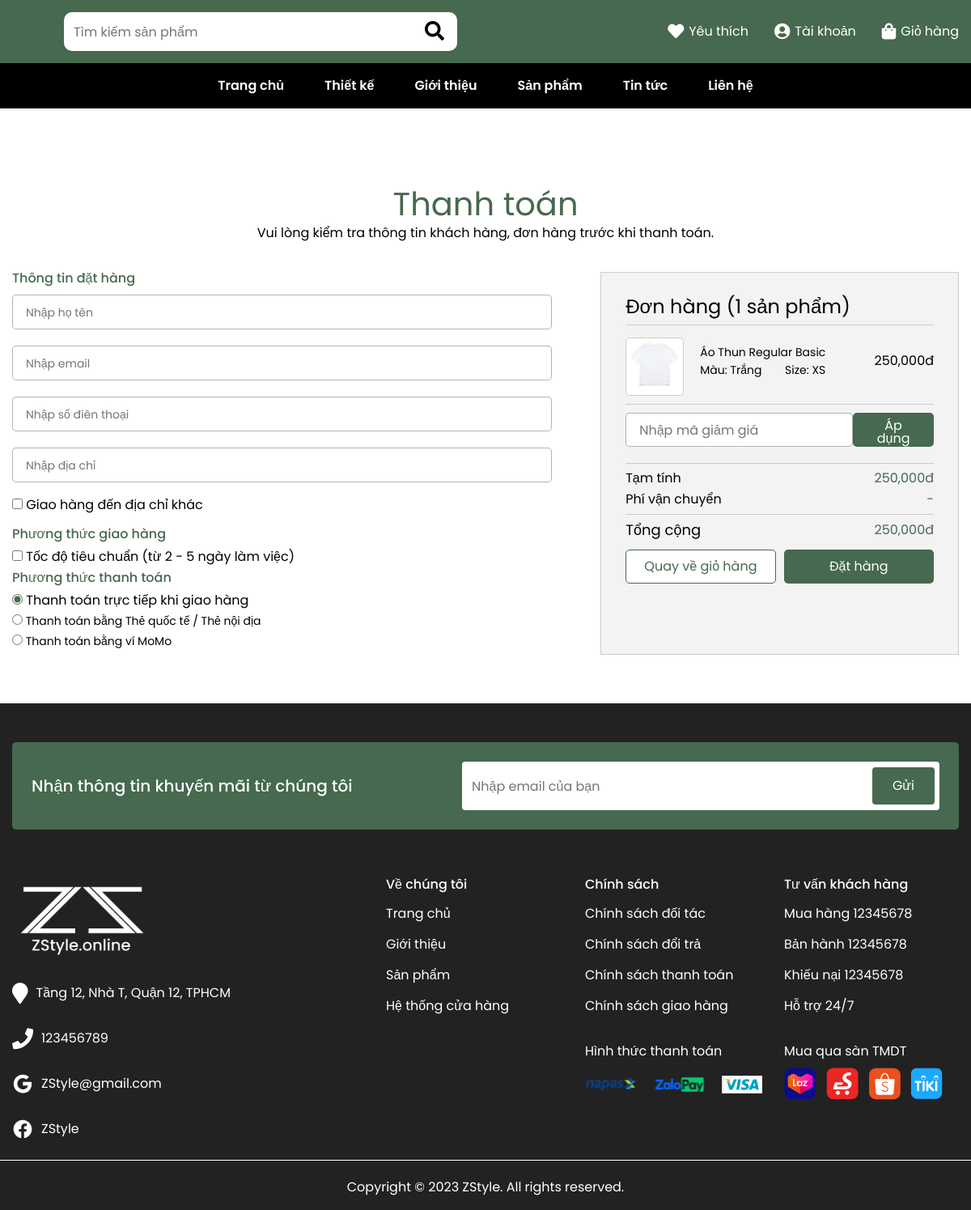
/index.php?pg=checkout&id=1, run on the app's committed database.
### tables this page shows
CREATE TABLE `product` (
  `id` int(5) NOT NULL,
  `ma_sanpham` varchar(10) NOT NULL,
  `name` varchar(100) NOT NULL,
  `price` double(10,2) NOT NULL DEFAULT 0.00,
  `priceold` double(10,2) NOT NULL DEFAULT 0.00,
  `hot` tinyint(1) NOT NULL DEFAULT 0,
  `noibat` tinyint(1) NOT NULL DEFAULT 0,
  `chitiet` varchar(1000) DEFAULT NULL,
  `gioitinh` tinyint(1) DEFAULT 0,
  `idcatalog` int(3) NOT NULL,
  `bestsell` tinyint(1) NOT NULL DEFAULT 0,
  `view` int(6) NOT NULL DEFAULT 0,
  `trend` tinyint(1) NOT NULL DEFAULT 0
);

### model/connectdb.php (called while the page is built, shortened)
<?php
function pdo_get_connection(){
   $dburl = "mysql:host=localhost;dbname=zstyle;charset=utf8";
   $username = 'root';
   $password = '';
   $conn = new PDO($dburl, $username, $password);
   $conn->setAttribute(PDO::ATTR_ERRMODE, PDO::ERRMODE_EXCEPTION);
   return $conn;
}
function pdo_query_one($sql){
   $sql_args = array_slice(func_get_args(), 1);
   try{
       $conn = pdo_get_connection();
       $stmt = $conn->prepare($sql);
       $stmt->execute($sql_args);
       $row = $stmt->fetch(PDO::FETCH_ASSOC);
       return $row;
   }
   catch(PDOException $e){
       throw $e;
   }
   finally{
       unset($conn);
   }
}
?>

### model/detail.php (called while the page is built, shortened)
<?php
    function getproductdetail($idproduct){
        $sql = "SELECT * FROM product WHERE id=?";
        return pdo_query_one($sql, $idproduct);
    }
?>

### view/checkout.php (the view, shortened to what this page needs)
<?php
  $html_product_checkout='';
  $tongtien=0;
  $tongsoluong=0;
  if(isset($_SESSION['giohang'])){
    foreach ($_SESSION['giohang'] as $item) {
      extract($item);
      $tongsoluong+=$soluong;
      $tongtien+=$soluong*$price;
      if($soluong==1){
        $soluong='';
      }else{
        $soluong='<div class="checkout-right-quantity">
        <span class="number">'.$soluong.'</span>
      </div>';
      }
      $html_product_checkout.='<div class="checkout-right-list">
      <div class="checkout-right-item">
        <div class="checkout-right-image">
          '.check_img($img).$soluong.'
        </div>
        <div class="checkout-right-content">
          <div class="checkout-right-title">'.$name.'</div>
          <div class="checkout-right-main">
            <div class="checkout-right-color">Màu: '.$color.'</div>
            <div class="checkout-right-size">Size: '.$size.'</div>
          </div>
        </div>
      </div>
      <div class="checkout-right-price">'.number_format($price,0,'',',').'đ</div>
    </div>';
    }
  }
  $html_phuongthuc='<label class="phuongthuctt">
          <input name="phuongthuc" value="Thanh toán trực tiếp khi giao hàng" type="radio" checked="checked"/>
          Thanh toán trực tiếp khi giao hàng
        </label><br>
        <label id="phuongthuctt"
          >
          <input name="phuongthuc" value="Thanh toán bằng Thẻ quốc tế / Thẻ nội địa" type="radio"/>
          Thanh toán bằng Thẻ quốc tế / Thẻ nội địa
        </label><br>
        <label id="phuongthuctt"
          >
          <input name="phuongthuc" value="Thanh toán bằng ví MoMo" type="radio"/>
          Thanh toán bằng ví MoMo
        </label>';
  $html_tocdo='';
?>
    <form action="index.php?pg=checkout" method="post">
      <section class="checkout">
        <div class="container">
          <div class="checkout-center">
            <div class="checkout-center-icon">
              <i class="fa fa-credit-card-alt" aria-hidden="true"></i>
            </div>
            <div class="checkout-center-text">Thanh toán</div>
            <p>Vui lòng kiểm tra thông tin khách hàng, đơn hàng trước khi thanh toán.</p>
          </div>
          <div class="checkout-main">
            <div class="checkout-left">
              <div class="order">
                <h3 class="order-title">Thông tin đặt hàng</h3>
                <div action="" class="order-form order-info">
                  <input name="tendat" class="order-input" type="text" placeholder="Nhập họ tên" value="<?=$_SESSION['name']?>" />
                  <input name="emaildat" class="order-input" type="text" placeholder="Nhập email"  value="<?=$_SESSION['email']?>"/>
                  <input name="sdtdat" class="order-input" type="text" placeholder="Nhập số điên thoại"  value="<?=$_SESSION['sdt']?>"/>
                  <input name="diachidat" class="order-input" type="text" placeholder="Nhập địa chỉ"  value="<?=$_SESSION['diachi']?>"/>
                </div>
                <div class="order-checkbox">
                  <input onchange='diachikhac()' class="checkdiachi" type="checkbox" />
                  Giao hàng đến địa chỉ khác
                </div>
              </div>
              <div class="order-pt">
                <h3 class="order-title">Phương thức giao hàng</h3>
                  <input type="checkbox" <?=$html_tocdo?> name="tocdo">
                  <label for="radio1">Tốc độ tiêu chuẩn (từ 2 - 5 ngày làm việc)</label>
              </div>
              <div id="order-pt">
                <h3 class="order-title">Phương thức thanh toán</h3>
                <?=$html_phuongthuc?>
              </div>
            </div>
            <div class="checkout-right">
              <div class="checkout-right-box">
                <div class="checkout-right-title-heading">Đơn hàng (<?=$tongsoluong?> sản phẩm)</div>
                <div class="checkout-right-overflow">
                <?=$html_product_checkout?>
                </div>
                <div class="voucher">
                    <?php
                      echo '<div class="voucher-list">
                      <div class="voucher-item">
                      <input name="magiamgia" type="text" placeholder="Nhập mã giảm giá" value='.$_SESSION['magiamgia'].'>
                    </div>
                    <div class="voucher-btn">
                      <button name="btngiamgia" class="voucher-button voucher-button-mobile">Áp dụng</button>
                    </div>
                    </div>
                    <div class="errform">'.$errvoucher.'</div>';
                    ?>
                </div>
                <div class="form-group">
                  <div class="form-flex">
                    <span> Tạm tính</span>
                    <span><?=number_format($tongtien,0,'',',')?>đ</span>
                  </div>
                  <div class="form-flex">
                    <span>Phí vận chuyển </span>
                    <span>-</span>
                  </div>
                </div>
                <div class="form-flex mt-10">
                  <span class="checkout-total">Tổng cộng </span>
                  <span><?=number_format($tongtien-$_SESSION['giamgia']*$tongtien/100,0,'',',')?>đ</span>
                </div>
                <div class="form-flex back-flex mt-10">
                  <div class="back-cart">
                    <a href="index.php?pg=cart">Quay về giỏ hàng</a>
                  </div>
                  <div class="voucher-btn button-primary__primary">
                    <button name="thanhtoan"  class="voucher-button">Đặt hàng</button>
                  </div>
                </div>
              </div>
            </div>
          </div>
        </div>
      </section>
      </form>

### model/product.php (shortened to what this page needs)
<?php
   function check_img($img){
      if(is_array($img)){
         $html_img='';
         foreach ($img as $item) {
            $hinh=PATH_IMG.$item;
            if(is_file($hinh)){
               $html_img.= '<img src="'.$hinh.'">';
            }else{
               $html_img.= '';
            }
         }
         return $html_img;
      }else{
         $hinh=PATH_IMG.$img;
         if(is_file($hinh)){
            return '<img src="'.$hinh.'">';
         }else{
            return '';
         }
      }
   }
?>

### view/layout/assets/css/style.css (style rules this page uses)
*, *:before, *:after { box-sizing: border-box; }
:root { --primary-color: #47694f; --white: #ffffff; --bg: #799881; --font: "Poppins", sans-serif; --black: #000; --text-heading: #46694f; --bg-footer: #222222; --red: #f00; --hover: #80b885; }
* { margin: 0; padding: 0; font: inherit; list-style: none; text-decoration: none; }
img, picture, svg, video { display: block; max-width: 100%; }
input, select, textarea { background-color: transparent; outline: none; }
button { cursor: pointer; background-color: transparent; outline: none; border: 0; }
body { min-height: 100vh; font-weight: 400; font-size: 16px; line-height: 1; font-family: var(--font); font-size: 16px; }
.container { max-width: 1310px; margin: 0 auto; padding: 0 15px; }
input[type="checkbox"] { accent-color: var(--primary-color); }
input[type="radio"] { accent-color: var(--primary-color); margin-bottom: 12px; }
.checkout { position: relative; padding: 60px 0; }
.checkout-main { gap: 60px; display: flex; justify-content: space-between; }
.checkout-center { display: flex; align-items: center; justify-content: center; flex-direction: column; gap: 8px; margin-bottom: 40px; }
.checkout-center-icon i { font-size: 30px; color: var(--text-heading); }
.checkout-center-text { font-size: 40px; color: var(--primary-color); }
.checkout-left { max-width: 720px; width: 100%; }
.order { margin-bottom: 20px; }
.order-pt { margin-bottom: 10px; }
.order-title { font-size: 18px; font-weight: 500; margin-bottom: 12px; color: var(--text-heading); }
.order-form { display: flex; flex-direction: column; width: 100%; }
.order-info { gap: 0; }
.order-input { width: 100%; border-radius: 5px; border: 1px solid rgba(0, 0, 0, 0.3); background: #fff; padding: 8px 16px; }
.order-input::placeholder { font-size: 14px; }
.checkout-right-title-heading { font-size: 24px; padding-bottom: 10px; border-bottom: 1px solid #ccc; }
.checkout-right { width: 500px; border: 1px solid #ccc; padding: 30px; background: #f3f3f3; }
.checkout-right-list { display: flex; align-items: center; justify-content: space-between; padding-bottom: 10px; border-bottom: 1px solid #ccc; }
.checkout-right-overflow { overflow-y: auto; max-height: calc(100vh - 300px); }
.checkout-right-item { display: flex; align-items: center; gap: 20px; }
.checkout-right-image { position: relative; border-radius: 5px; border: 1px solid #ccc; background: #fff; margin-top: 15px; }
.checkout-right-image img { width: 70px; height: 70px; object-fit: cover; }
.checkout-right-main { display: flex; justify-content: space-between; align-items: center; }
.checkout-right-color, .checkout-right-size { font-weight: 400; font-size: 14px; }
.checkout-right-content { font-size: 14px; }
.checkout-right-title { margin-bottom: 8px; }
.voucher { margin-top: 10px; margin-bottom: 10px; padding-bottom: 10px; border-bottom: 1px solid #ccc; }
.voucher-list { display: flex; align-items: center; justify-content: space-between; }
.voucher-item { width: 300px; }
.voucher-item input { width: 100%; height: 42px; border-radius: 5px; border: 1px solid rgba(0, 0, 0, 0.3); padding: 8px 16px; background: #fff; }
.voucher-button { width: 100%; height: 42px; background-color: var(--text-heading); color: var(--white); border-radius: 5px; padding: 8px 20px; transition: 0.2s; }
.mt-10 { margin-top: 10px; }
.back-flex { display: flex; align-items: center; gap: 10px; margin-top: 15px; }
.back-cart { width: 100%; }
.back-cart a { height: 42px; background-color: var(--white); border: 1px solid var(--text-heading); color: var(--text-heading); border-radius: 5px; padding: 8px 20px; transition: 0.2s; width: 100%; transition: 0.2s; display: inline-flex; align-items: center; justify-content: center; }
.button-primary__primary { width: 100%; }
.checkout-total { font-size: 18px; }
.form-group { display: flex; flex-direction: column; gap: 10px; padding-bottom: 10px; border-bottom: 1px solid #ccc; }
.form-flex { display: flex; justify-content: space-between; align-items: center; }
.form-flex span:last-child { color: var(--text-heading); }
#phuongthuctt { font-size: 14px; }
.order-title { font-size: 16px; font-weight: 500; margin-bottom: 12px; color: var(--text-heading); }

### data on the page
product: name "Áo Thun Regular Basic", color "Trắng", size "XS", price "250,000"

### other printed values
$tentaikhoan "Tài khoản"
$tongsoluong "1"
$tongtien "250,000"
$tongtien-$_SESSION['giamgia']*$tongtien/100 "250,000"
